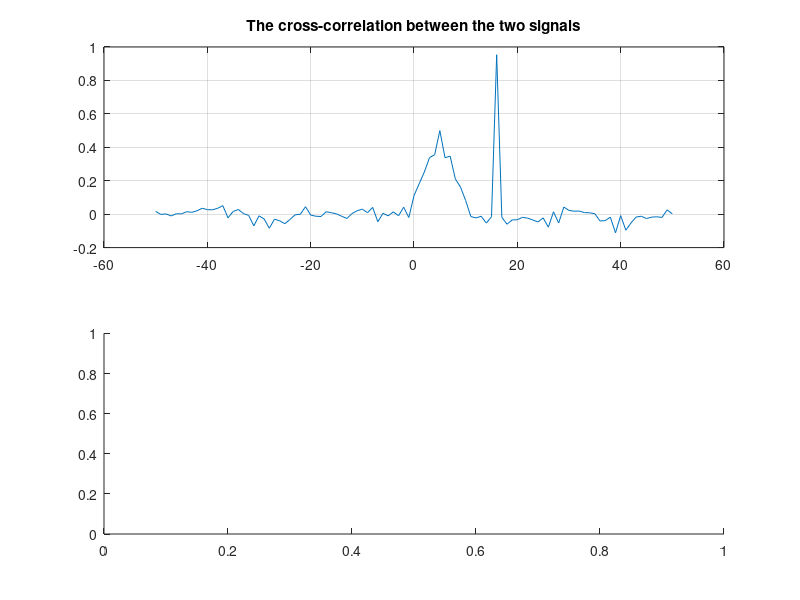

Here is the MATLAB script that generated this plot: (Note: this script raises an error after producing the figure.)
%D_TDER  HOSA Demo: Time-delay estimation using cross-correlation (tder)
%       
echo off 
% A. Swami Oct 18, 1997.
% Copyright (c) 1991-2001 by United Signals & Systems, Inc. 
%       $Revision: 1.7 $

%     RESTRICTED RIGHTS LEGEND
% Use, duplication, or disclosure by the Government is subject to
% restrictions as set forth in subparagraph (c) (1) (ii) of the 
% Rights in Technical Data and Computer Software clause of DFARS
% 252.227-7013. 
% Manufacturer: United Signals & Systems, Inc., P.O. Box 2374, 
% Culver City, California 90231. 
%
%  This material may be reproduced by or for the U.S. Government pursuant 
%  to the copyright license under the clause at DFARS 252.227-7013. 

clear, clc, 

echo on 
%      Time-delay estimation using ML-windowed cross-correlation
%
% TDER uses the ML-windowed cross-correlation method.  Here, the 
% cross-coherence between the two sensor signals is computed; from 
% this an optimal window is estimated; this window is applied to the
% cross-correlation between the two sensor signals;  the peak should 
% occur at the correct delay.
%
% We will test TDER on some data generated by TDEGEN: 
% The data consist of two signals, y1 = s1 + g1, and y2 = s2 + g2. 
% s1 is  an i.i.d. sequence with the single-sided exponential distribution 
%        (mean=0, variance=1, skewness=2). 
% s2 is a delayed version of s1 (delay of 16 samples).
% g1 is a white Gaussian noise sequence with unity variance.
% g2 is obtained by passing g1 through the MA filter, 
%    [1 2 3 4 5 6 6 4 3 2 1].  
% The two noise signals, g1 and g2, have a strong cross-correlation at a delay
%     of 5 samples. 

% Hit any key to continue
pause

load tde1
m   = length(r21);
m   = (m-1)/2;
clf 
subplot(211)
plot(-m:m, r21),title('The cross-correlation between the two signals')
grid on 
set (gcf, 'Name','HOSA TDER ') 

% 
%  The cross-correlation displays two peaks:  
%      a broad peak at n=5 corresponding to the noise 
%      a sharp peak at n=16 corresponding to the signal delay 
%  The cross-correlation by itself cannot be used to distinguish between 
%     these two peaks. 

subplot(212)
d3 = tder (s1, s2, 30, 64, 0, 64); 
a = axis;
axis([-m,m,a(3),a(4)])
set (gcf, 'Name','HOSA TDER') 

% Note that we still have two dominant peaks - one corresponding to the
% signal, and the other to the spatially correlated noise
%
% Hit any key to return to the previous menu 
pause 
echo off
clc
